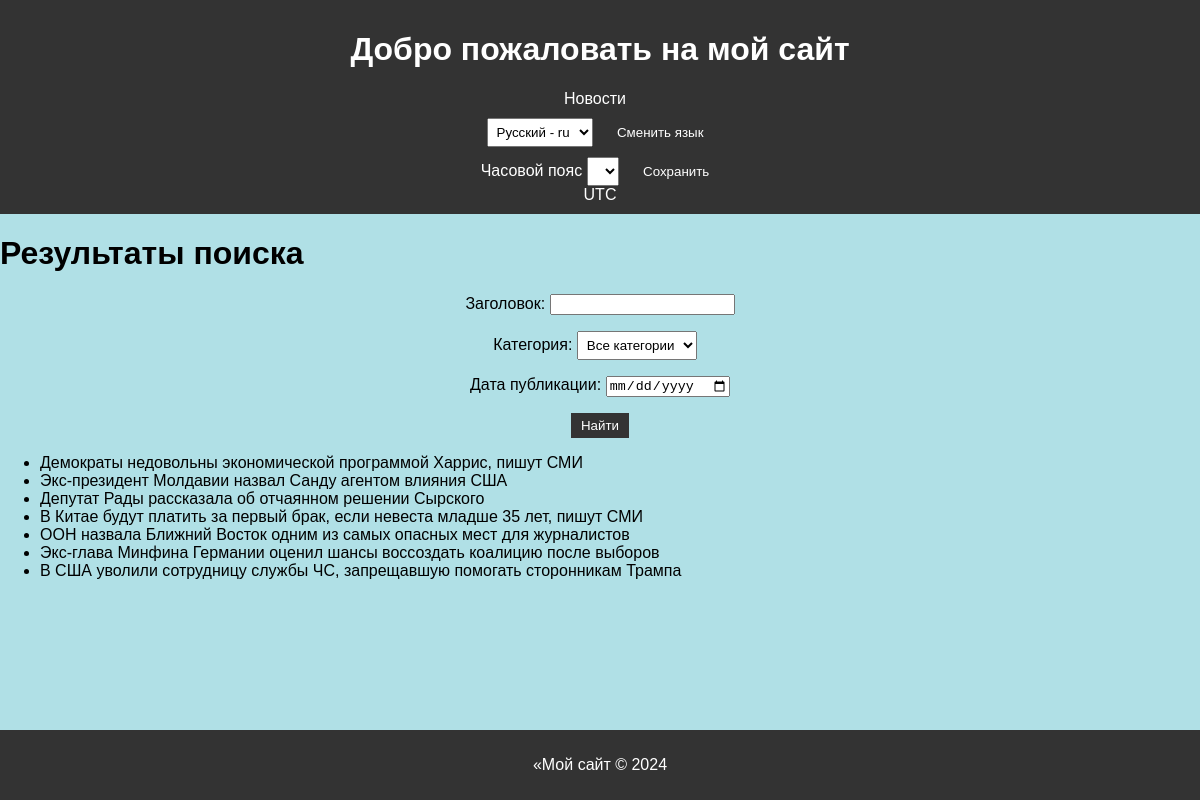
/news/search/, run on an earlier commit of the app's database.
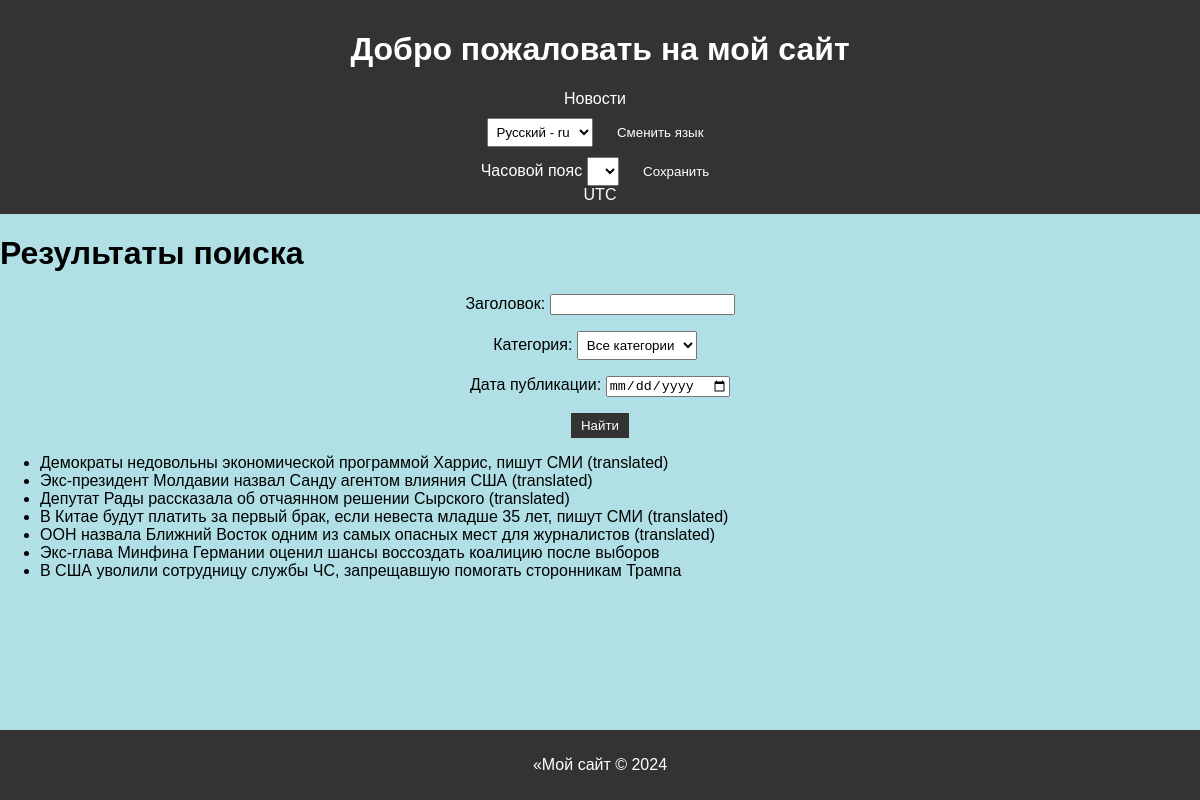
And on a later commit of the database.
### newsapp/models.py (models this page shows, shortened)
class Post(models.Model):
    ARTICLE = 'AR'
    NEWS = 'NW'
    CATEGORY_CHOICES = (
        (ARTICLE, _('Article')),
        (NEWS, _('News')),
    )
    author = models.ForeignKey(Author, on_delete=models.CASCADE, null=True, blank=True)
    category_type = models.CharField(max_length=2, choices=CATEGORY_CHOICES, default=ARTICLE, help_text=_('Post type'))
    created_at = models.DateTimeField(auto_now_add=True, verbose_name=_('Created at'))
    categories = models.ManyToManyField(Category, through='PostCategory', related_name='posts', through_fields=('post', 'category'))
    title = models.CharField(max_length=255, verbose_name=_('Title'))
    text = models.TextField(verbose_name=_('Text'))
    rating = models.IntegerField(default=0)
    is_active = models.BooleanField(default=True)

### newsapp/views.py (the view)
# urls.py: path('news/search/', views.search, name='news_search'),
def search(request):
    filterset = PostFilter(request.GET, queryset=Post.objects.all())
    return render(request, 'newsapp/news_search.html', {'filterset': filterset})

### newsapp/templates/newsapp/news_search.html
{% extends "default.html" %}
{% load i18n %}
{% block content %}
    <h1>{% trans "Результаты поиска" %}</h1>
    <div style="text-align: center">
    <form action="" method="get">
        {{ filterset.form.as_p }}
        <input type="submit" value="{% trans "Найти" %}" />
    </form>
    </div>
    <ul>
        {% for post in filterset.qs %}
            <li>{{ post.title }}</li>
        {% endfor %}
    </ul>
{% endblock content %}

What changed in the data, as far as the page shows it:
changed Post: title "Демократы недовольны экономической программой Харрис, пишут СМИ" → "Демократы недовольны экономической программой Харрис, пишут СМИ (translated)"
changed Post: title "Экс-президент Молдавии назвал Санду агентом влияния США" → "Экс-президент Молдавии назвал Санду агентом влияния США (translated)"
changed Post: title "Депутат Рады рассказала об отчаянном решении Сырского" → "Депутат Рады рассказала об отчаянном решении Сырского (translated)"
changed Post: title "В Китае будут платить за первый брак, если невеста младше 35 лет, пишут СМИ" → "В Китае будут платить за первый брак, если невеста младше 35 лет, пишут СМИ (translated)"
changed Post: title "ООН назвала Ближний Восток одним из самых опасных мест для журналистов" → "ООН назвала Ближний Восток одним из самых опасных мест для журналистов (translated)"
